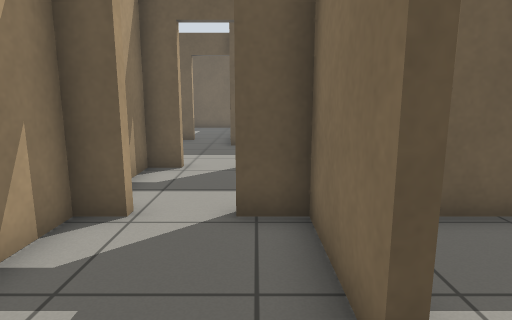
View 1 (above)

24 first-person views from a walk through a robot-simulator world made for Gazebo. The camera is 0.94 m above the floor, tilts 10° down and sees 75° across. The floor is counted in squares, 0.5 m on a side. Each view is taken from the middle of a square. On the plan, view 1 faces up. The plan holds only what a view shows up to about 17 squares ahead; the rest is blank.

View 2
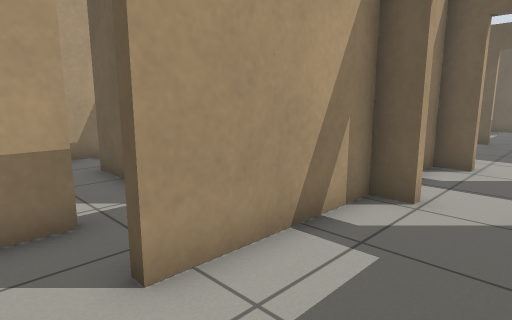

View 3
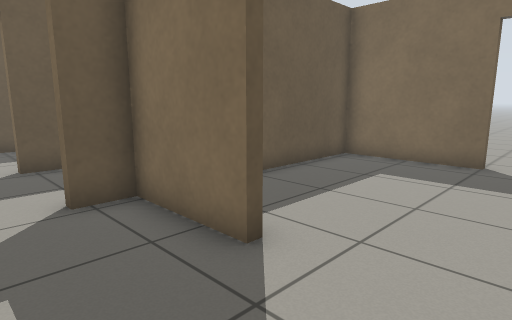

View 4
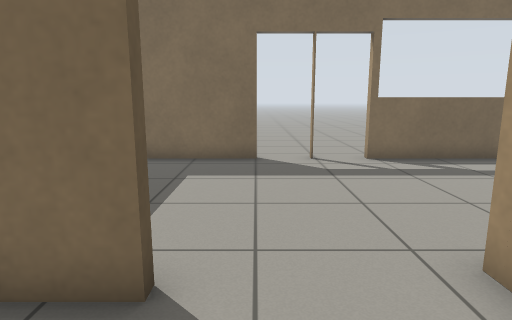

View 5
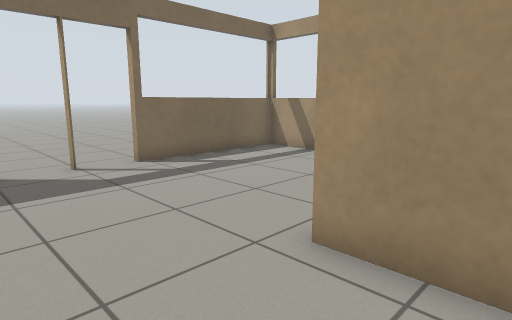

View 6
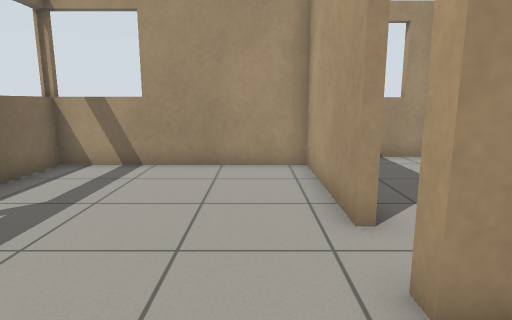

View 7
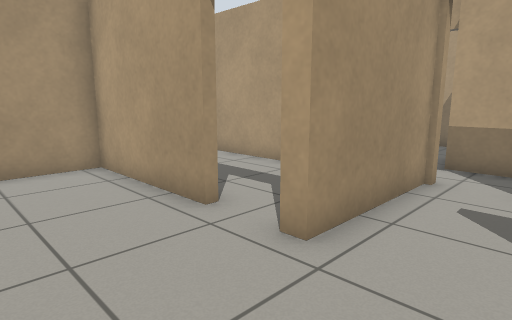

View 8
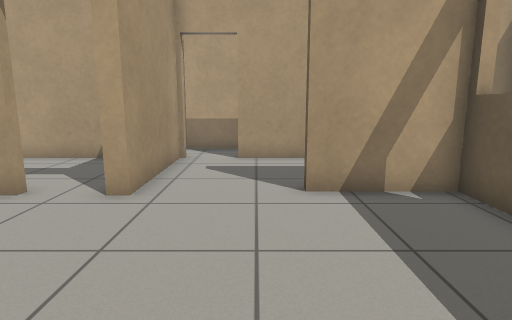

View 9
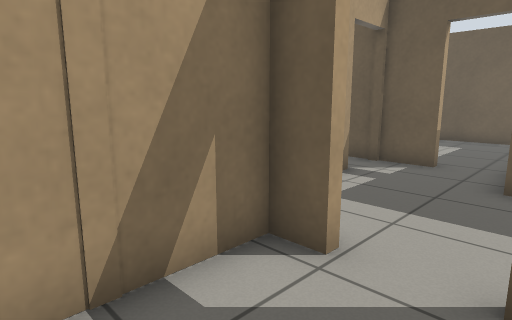

View 10
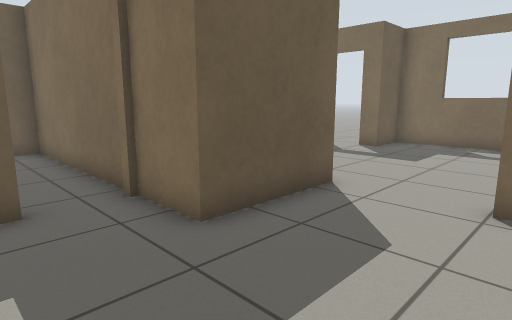

View 11
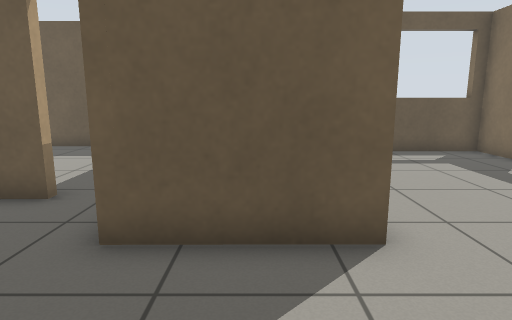

View 12
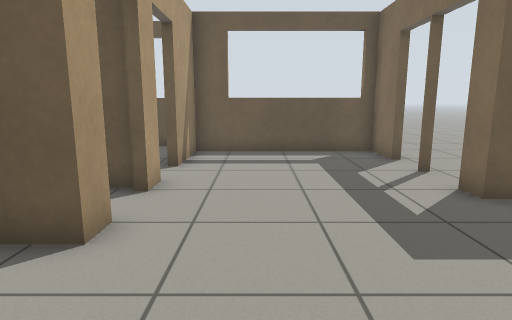

View 13
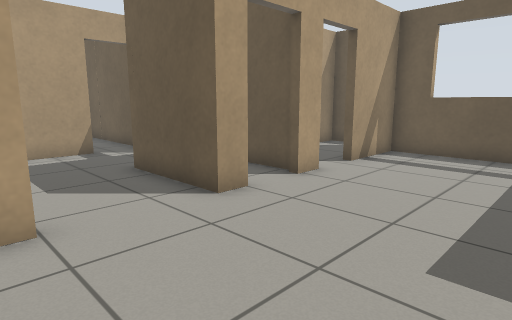

View 14
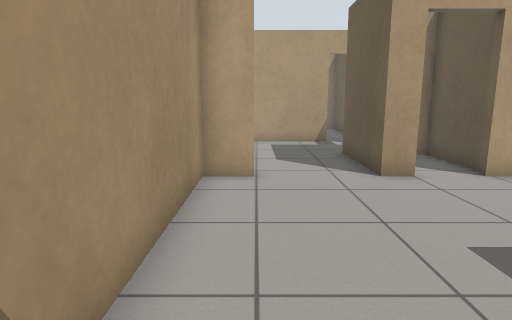

View 15
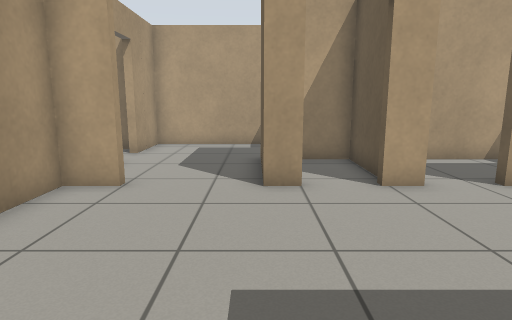

View 16
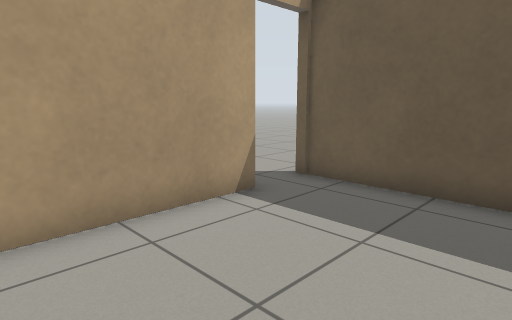

View 17
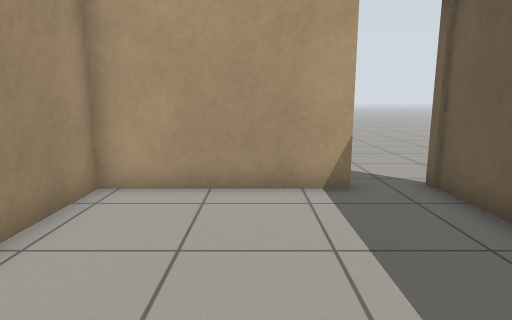

View 18
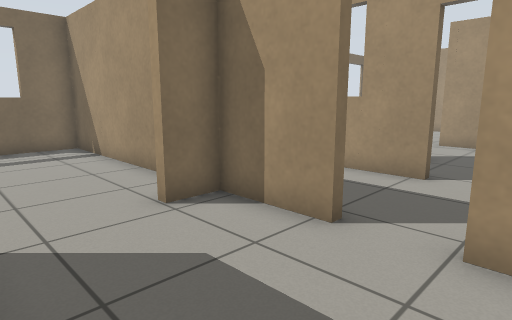

View 19
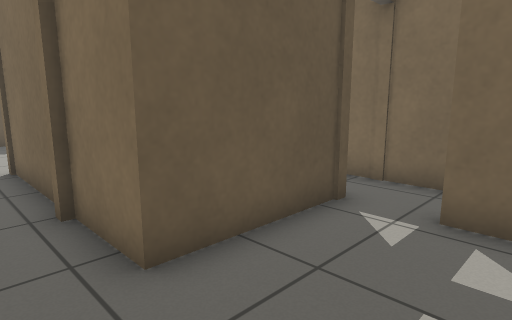

View 20
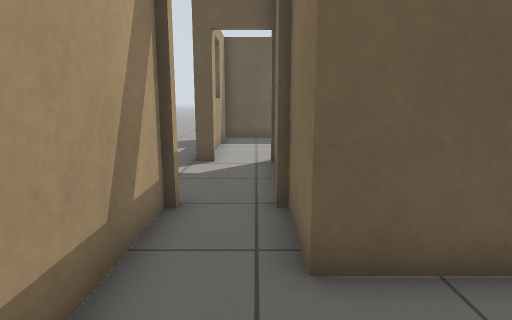

View 21
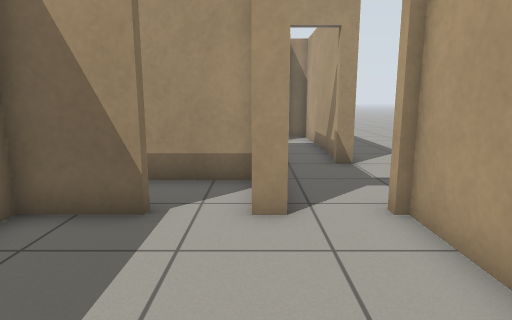

View 22
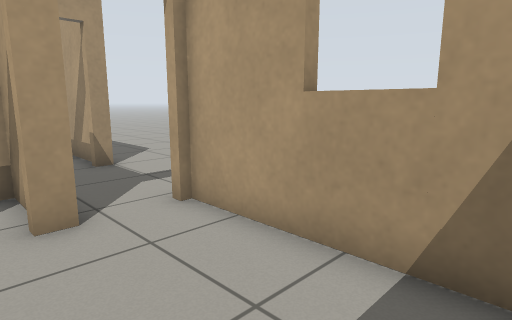

View 23
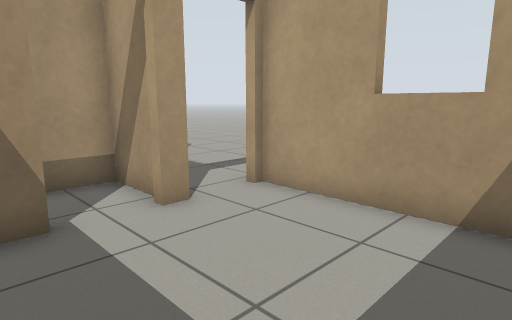

View 24
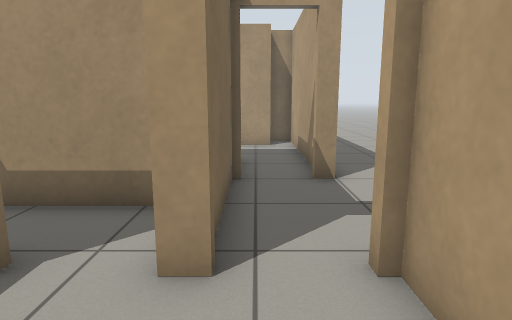

### Floor plan
Ten units are one square. View 1 is at (0, 0); x grows to the right and y downward. Boxes are objects, and circles mark ways between rooms. Rooms are numbered by the first view taken in them; rooms with no view inside come last. Other rooms are left out.
<svg viewBox="-135 -245 255 352">
<path fill="none" stroke="#000" d="M9 -20 9 -53 -3 -53M-31 15 15 15M-20 -53 -30 -53 -30 -4M15 15 15 21M15 38 15 88 92 88M89 -9 89 -53 12 -53 12 -20M89 91 89 27M-3 -55 19 -55M8 -94 -3 -94M-21 -94 -30 -94 -30 -61M-3 -97 24 -97 24 -110M-47 -144 -47 -97 -21 -97M-30 -163 -50 -163M27 -142 -11 -142 -11 -164M27 -151 27 -142M27 -179 27 -168M27 -110 27 -97 115 -97 115 -163 94 -163 94 -171M94 -206 94 -226 27 -226 27 -195M-91 -221 -91 -166 -63 -166M-11 -171 -11 -240 -94 -240M-107 15 -92 15M-55 5 -55 -5M-51 -24 -94 -24 -94 -47M-116 -50 -116 27 -106 27M-94 -97 -91 -97M-71 -93 -71 -97 -49 -97M-50 -163 -116 -163 -116 -96M-30 40 -30 93M-28 102 -11 102M14 -240 -8 -240 -8 -195M-8 -171 -8 -155M24 -171 -11 -171M-91 -97 -91 -72 -54 -72"/>
<circle cx="10" cy="-5" r="3" fill="#2a7"/>
<circle cx="-13" cy="-53" r="3" fill="#2a7"/>
<circle cx="90" cy="5" r="3" fill="#2a7"/>
<circle cx="10" cy="25" r="3" fill="#2a7"/>
<circle cx="-15" cy="-95" r="3" fill="#2a7"/>
<circle cx="20" cy="-125" r="3" fill="#2a7"/>
<circle cx="-23" cy="-163" r="3" fill="#2a7"/>
<circle cx="27" cy="-187" r="3" fill="#2a7"/>
<circle cx="27" cy="-157" r="3" fill="#2a7"/>
<circle cx="-50" cy="-155" r="3" fill="#2a7"/>
<text x="-10" y="-10">1</text>
<text x="50" y="20">2</text>
<text x="100" y="20">3</text>
<text x="-20" y="-120">4</text>
<text x="60" y="-150">5</text>
<text x="-50" y="-200">6</text>
<text x="-90" y="-10">7</text>
<text x="-80" y="-130">8</text>
<text x="-10" y="60">9</text>
<text x="0" y="-210">10</text>
<text x="0" y="-160">11</text>
<text x="-60" y="-80">12</text>
</svg>
Room 1 opens to room 2. Room 1 opens to room 3. Room 2 opens to room 3. Room 2 opens to room 9. Room 3 opens to room 4. Room 4 opens to room 5. Room 4 opens to room 6. Room 5 opens to room 10. Room 5 opens to room 11. Room 6 opens to room 8.

Where each view was taken, in squares from view 1:
view 1: 0 up, 0 right, facing up
view 2: 1 down, 0 right, facing up-left
view 3: 1 down, 2 left, facing up-right
view 4: 1 up, 2 left, facing right
view 5: 2 up, 1 left, facing down-right
view 6: 1 up, 3 right, facing down
view 7: 1 up, 5 right, facing down-left
view 8: 1 up, 8 right, facing left
view 9: 6 up, 0 right, facing up-left
view 10: 10 up, 4 left, facing up-right
view 11: 10 up, 1 right, facing up
view 12: 10 up, 5 right, facing up
view 13: 10 up, 8 right, facing up-left
view 14: 11 up, 11 right, facing left
view 15: 14 up, 10 right, facing left
view 16: 17 up, 4 left, facing up-left
view 17: 20 up, 2 left, facing left
view 18: 14 up, 3 left, facing down-right
view 19: 1 down, 11 left, facing up-right
view 20: 1 down, 10 left, facing up
view 21: 15 up, 9 left, facing down
view 22: 15 up, 8 left, facing down-left
view 23: 15 up, 6 left, facing down-left
view 24: 13 up, 10 left, facing down
